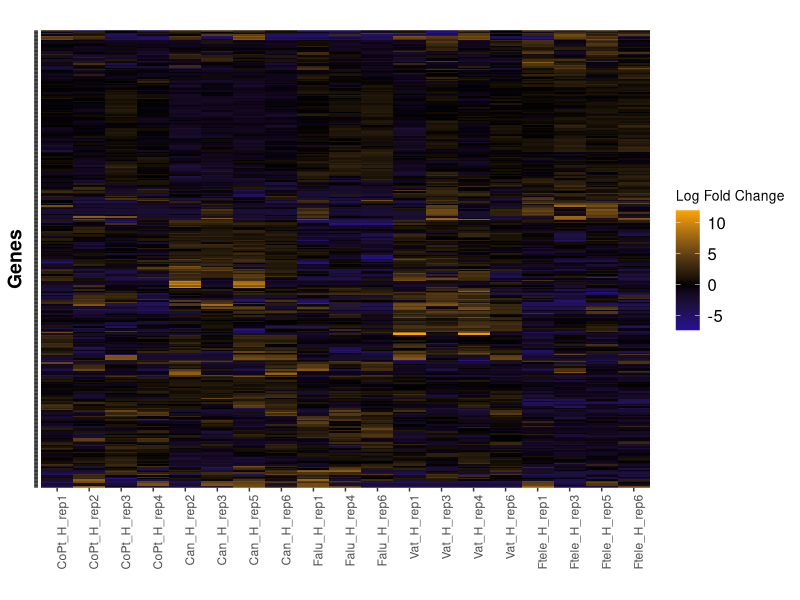
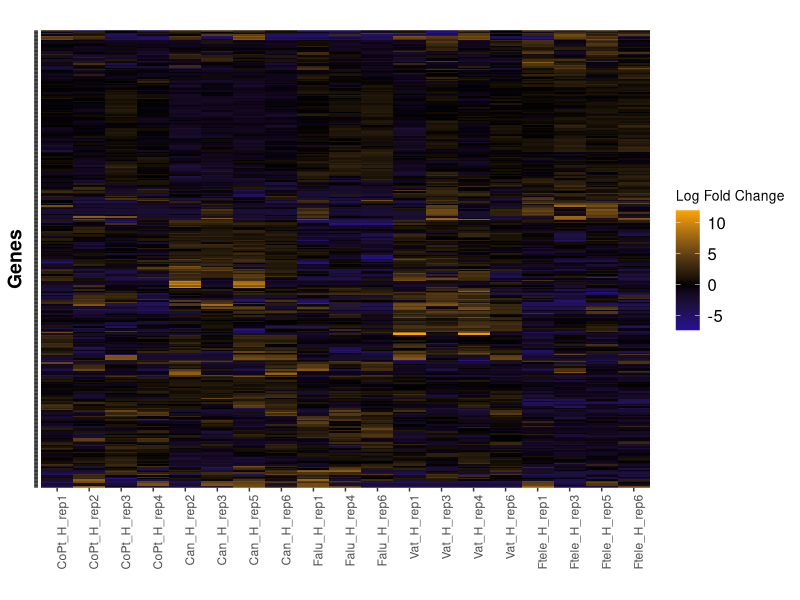

These figures' R source, in order:
## ---- chunk 1
setwd("/Users/Melissa/Desktop/GitHub/RNAseq_allsites_Barshisreference/")
library(tidyverse) 
library(reshape2)  
library(ggplot2)   
library(ggdendro)
library(gplots)
library(RColorBrewer)
## ---- chunk 2
# load data
data <- read.table("../data/Heats_only/diffExpr.P0.05_C2.matrix.log2.centered.dat", header=TRUE, sep = "\t")
head(data)
#how many contigs
nrow(data) #332

#Check for row duplicates
data[duplicated(data) | duplicated(data, fromLast=TRUE), ]

#Re-organize data 
#cluster rows
row.order <- hclust(dist(data))$order 
#cluster columns by sample order 
names(data)
col.order <-c(1,2,3,4, #coco H
              12,13,14,15, #can
              5,6,7, #alu
              16,17,18,19, #vat
              8,9,10,11 #tele
              )

#re-order matrix according to clustering
dat_clust <- data[row.order, col.order] # re-order matrix according to clustering
#reshape into data frame
df_molten_dat <- melt(as.matrix(dat_clust)) 
names(df_molten_dat)[c(1:2)] <- c("Trinity_ID", "treatment")
df_molten_dat
## ---- chunk 3
#Find min and max of value column in data frame to determine range of heatmap

max <- max(df_molten_dat$value)
min <- min(df_molten_dat$value)
mean <- mean(df_molten_dat$value)
IQR(df_molten_dat$value)

#plot heatmap
g <- ggplot(df_molten_dat, aes(x=treatment,y=Trinity_ID)) +
  geom_tile(aes(fill = value)) +
  scale_fill_gradient2(
  #set colors
  low="blue", mid="black", high="orange", 
  #set midpoint, max, min, can change these to change the color scale
  midpoint=mean, limits=c(min,max)) + 
  ylab("Genes") +
  xlab("") +
  ggtitle("") +
  theme(legend.title = element_text(size = 10),
        legend.text = element_text(size = 12),
        plot.title = element_text(size=10),
        axis.title = element_text(size=14,face="bold"),
        #change x text size
        axis.text.x = element_text(angle = 90, hjust = 1),
        #make y text tiny. Can make bigger if you want to read contig names
        axis.text.y = element_text(angle = 20, size = 0))+
  labs(fill = "Log Fold Change")

g

ggsave("../Figures/Classic_EdgeR/heats_only/heatmap_p0.05_allsites_06_2_21_clusterbysite.png",plot=g)
